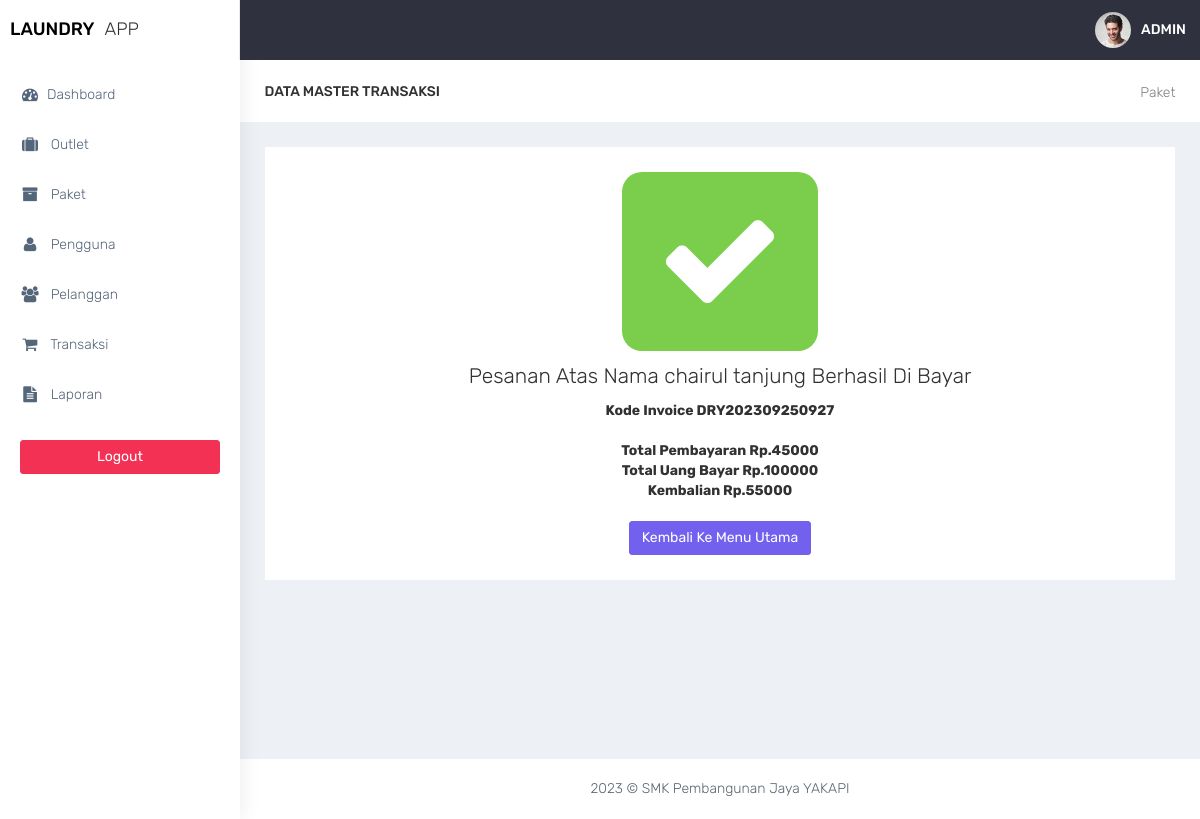
Screenshot of /admin/transaksi_telah_dibayar.php?id=35 (signed in) with the database file from the repository.
### tables this page shows
CREATE TABLE `transaksi` (
  `id_transaksi` int(11) NOT NULL,
  `outlet_id` int(11) DEFAULT NULL,
  `kode_invoice` varchar(100) DEFAULT NULL,
  `member_id` int(11) DEFAULT NULL,
  `tgl` datetime DEFAULT NULL,
  `batas_waktu` datetime DEFAULT NULL,
  `tgl_pembayaran` datetime DEFAULT NULL,
  `biaya_tambahan` int(11) DEFAULT NULL,
  `diskon` double DEFAULT NULL,
  `pajak` int(11) DEFAULT NULL,
  `status` enum('baru','proses','selesai','diambil') DEFAULT NULL,
  `status_bayar` enum('dibayar','belum') DEFAULT NULL,
  `user_id` int(11) DEFAULT NULL
);

CREATE TABLE `member` (
  `id_member` int(11) NOT NULL,
  `nama_member` varchar(100) DEFAULT NULL,
  `alamat_member` text DEFAULT NULL,
  `jenis_kelamin` enum('L','P') DEFAULT NULL,
  `telp_member` varchar(15) DEFAULT NULL,
  `no_ktp` varchar(30) DEFAULT NULL
);

CREATE TABLE `detail_transaksi` (
  `id_detail` int(11) NOT NULL,
  `transaksi_id` int(11) DEFAULT NULL,
  `paket_id` int(11) DEFAULT NULL,
  `qty` double DEFAULT NULL,
  `total_harga` double DEFAULT NULL,
  `keterangan` text DEFAULT NULL,
  `total_bayar` int(11) DEFAULT NULL
);

### admin/functions.php (called while the page is built, shortened)
<?php
function ambilsatubaris($conn,$query){
    $db = mysqli_query ($conn,$query);
    return mysqli_fetch_assoc($db);
}
?>

### admin/transaksi_telah_dibayar.php (the view, shortened to what this page needs)
<?php
require 'functions.php';
$query = 'SELECT transaksi.*,member.nama_member , detail_transaksi.total_harga, detail_transaksi.total_bayar FROM transaksi INNER JOIN member ON member.id_member = transaksi.member_id INNER JOIN detail_transaksi ON detail_transaksi.transaksi_id = transaksi.id_transaksi WHERE transaksi.id_transaksi = ' . $_GET['id'];
$data = ambilsatubaris($conn,$query);
?>
<!DOCTYPE html>
<html lang="en">
<head>
    <link href="../assets/bootstrap/dist/css/bootstrap.min.css" rel="stylesheet">
    <link href="../assets/plugins/bower_components/sidebar-nav/dist/sidebar-nav.min.css" rel="stylesheet">
    <link href="../assets/plugins/bower_components/toast-master/css/jquery.toast.css" rel="stylesheet">
    <link href="../assets/plugins/bower_components/morrisjs/morris.css" rel="stylesheet">
    <link href="../assets/plugins/bower_components/chartist-js/dist/chartist.min.css" rel="stylesheet">
    <link href="../assets/plugins/bower_components/chartist-plugin-tooltip-master/dist/chartist-plugin-tooltip.css" rel="stylesheet">
    <link href="../assets/css/animate.css" rel="stylesheet">
    <link href="../assets/css/style.css" rel="stylesheet">
    <link href="../assets/css/colors/default.css" id="theme" rel="stylesheet">
    <link rel="stylesheet" type="text/css" href="../assets/DataTables/datatables.min.css"/>
</head>
<body class="fix-header">
    <div id="wrapper">
        <nav class="navbar navbar-default navbar-static-top m-b-0">
            <div class="navbar-header">
                <div class="top-left-part">
                    <a class="logo" href="index.php">
                        <b style="color:black">
                            LAUNDRY
                        </b>
                        <span class="hidden-xs text-dark">
                            APP
                        </span>
                    </a>
                </div>
                <ul class="nav navbar-top-links navbar-right pull-right">
                    <li>
                        <a class="profile-pic" href="#"> <img src="../assets/plugins/images/users/varun.jpg" alt="user-img" width="36" class="img-circle"><b class="hidden-xs">ADMIN</b></a>
                    </li>
                </ul>
            </div>
        </nav>
        <div class="navbar-default sidebar" role="navigation">
            <div class="sidebar-nav slimscrollsidebar">
                <div class="sidebar-head">
                    <h3><span class="fa-fw open-close"><i class="ti-close ti-menu"></i></span> <span class="hide-menu">Navigation</span></h3>
                </div>
                <ul class="nav" id="side-menu">
                    <li style="padding: 70px 0 0;">
                        <a href="index.php" class="waves-effect "><i class="fa fa-tachometer fa-fw" aria-hidden="true"></i>Dashboard</a>
                    </li>
                    <li>
                        <a href="outlet.php" class="waves-effect "><i class="fa fa-suitcase fa-fw" aria-hidden="true"></i> Outlet</a>
                    </li>
                    <li>
                        <a href="paket.php" class="waves-effect "><i class="fa fa-archive fa-fw" aria-hidden="true"></i> Paket</a>
                    </li>
                    <li>
                        <a href="pengguna.php" class="waves-effect "><i class="fa fa-user fa-fw" aria-hidden="true"></i> Pengguna</a>
                    </li>
                    <li>
                        <a href="pelanggan.php" class="waves-effect "><i class="fa fa-users fa-fw" aria-hidden="true"></i> Pelanggan</a>
                    </li>
                    <li>
                        <a href="transaksi.php" class="waves-effect"><i class="fa fa-shopping-cart fa-fw" aria-hidden="true"></i> Transaksi</a>
                    </li>
                    <li>
                        <a href="laporan.php" class="waves-effect "><i class="fa fa-file-text fa-fw" aria-hidden="true"></i> Laporan</a>
                    </li>
                </ul>
                <div class="center p-20">
                     <a href="logout.php" class="btn btn-danger btn-block waves-effect waves-light">Logout</a>
                 </div>
            </div>
        </div>
        <div id="page-wrapper">
<div class="container-fluid">
    <div class="row bg-title">
        <div class="col-lg-3 col-md-4 col-sm-4 col-xs-12">
            <h4 class="page-title">Data Master transaksi</h4> </div>
        <div class="col-lg-9 col-sm-8 col-md-8 col-xs-12">
            <ol class="breadcrumb">
                <li><a href="#">Paket</a></li>
            </ol>
        </div>
    </div>
    <div class="row">
        <div class="col-md-12 col-lg-12 col-sm-12 col-xs-12">
            <div class="white-box">
                <div class="row">
                    <div class="col-md-4"></div>
                    <div class="col-md-4 text-center" style="padding-left: 50px;padding-right: 50px;">
                        <div class="bg-success" style="font-size: 125px;border-radius: 20px">
                            <i class="fa fa-check fa-10x text-white"></i>
                        </div>
                    </div>
                    <div class="col-md-4"></div>
                </div>
                <div class="row">
                        <div class="col-md-12 text-center">
                        <h3>Pesanan Atas Nama <?= $data['nama_member'] ?> Berhasil Di Bayar</h3>
                        <strong>Kode Invoice <?= $data['kode_invoice'] ?></strong><br><br>
                        <strong>Total Pembayaran Rp.<?= $data['total_harga'] ?></strong><br>
                        <strong>Total Uang Bayar Rp.<?= $data['total_bayar'] ?></strong><br>
                        <strong>Kembalian Rp.<?= $data['total_bayar'] - $data['total_harga'] ?></strong><br><br>
                        <a href="transaksi.php" class="btn btn-primary">Kembali Ke Menu Utama</a>
                    </div>
                </div>
            </div>
        </div>
    </div>
</div>
<footer class="footer text-center"> 2023 &copy; SMK Pembangunan Jaya YAKAPI </footer>
        </div>
    </div>
    <br />
</body>
</html>

### assets/css/colors/default.css (style rules this page uses)
body { background: #fff; }
.top-left-part { background: #fff; }
.navbar-header { background: #2f323e; }
.navbar-top-links > li > a { color: #ffffff; }
.sidebar .sidebar-head { background: #ffffff; }
.sidebar .sidebar-head h3 { color: #686868; }
.sidebar { background: #fff; box-shadow: 1px 0px 20px rgba(0, 0, 0, 0.08); }
#side-menu li a { color: #54667a; }
#side-menu li a { color: #54667a; border-left: 0px solid #fff; }
#side-menu > li > a { border-left: 3px solid transperant; }

### rows the page displays
transaksi: member.nama_member "chairul tanjung", kode_invoice "DRY202309250927", detail_transaksi.total_harga "45000", detail_transaksi.total_bayar "100000", detail_transaksi.total_bayar+total_harga "55000"
